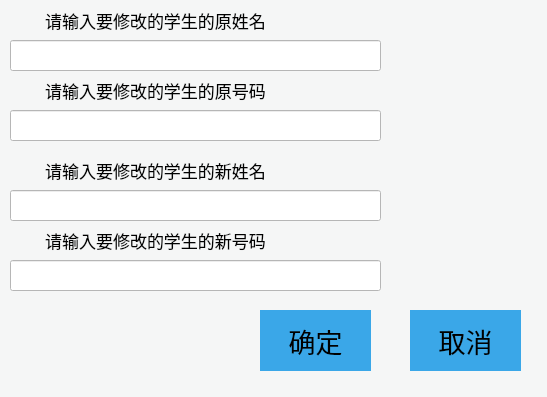
<?xml version="1.0" encoding="UTF-8"?>
<ui version="4.0">
 <class>edit_student</class>
 <widget class="QWidget" name="edit_student">
  <property name="geometry">
   <rect>
    <x>0</x>
    <y>0</y>
    <width>547</width>
    <height>397</height>
   </rect>
  </property>
  <property name="font">
   <font>
    <family>幼圆</family>
    <pointsize>10</pointsize>
   </font>
  </property>
  <property name="windowTitle">
   <string>修改学生</string>
  </property>
  <property name="styleSheet">
   <string notr="true">background-color: rgb(245, 246, 246);</string>
  </property>
  <widget class="QLabel" name="label_1">
   <property name="geometry">
    <rect>
     <x>0</x>
     <y>5</y>
     <width>311</width>
     <height>31</height>
    </rect>
   </property>
   <property name="font">
    <font>
     <family>幼圆</family>
     <pointsize>13</pointsize>
    </font>
   </property>
   <property name="text">
    <string>请输入要修改的学生的原姓名</string>
   </property>
   <property name="alignment">
    <set>Qt::AlignCenter</set>
   </property>
  </widget>
  <widget class="QLineEdit" name="name_input">
   <property name="geometry">
    <rect>
     <x>10</x>
     <y>40</y>
     <width>371</width>
     <height>31</height>
    </rect>
   </property>
   <property name="styleSheet">
    <string notr="true">background-color: rgb(255, 255, 255);</string>
   </property>
  </widget>
  <widget class="QLabel" name="label_2">
   <property name="geometry">
    <rect>
     <x>10</x>
     <y>75</y>
     <width>291</width>
     <height>31</height>
    </rect>
   </property>
   <property name="font">
    <font>
     <family>幼圆</family>
     <pointsize>13</pointsize>
    </font>
   </property>
   <property name="text">
    <string>请输入要修改的学生的原号码</string>
   </property>
   <property name="alignment">
    <set>Qt::AlignCenter</set>
   </property>
  </widget>
  <widget class="QLineEdit" name="number_input">
   <property name="geometry">
    <rect>
     <x>10</x>
     <y>110</y>
     <width>371</width>
     <height>31</height>
    </rect>
   </property>
   <property name="styleSheet">
    <string notr="true">background-color: rgb(255, 255, 255);</string>
   </property>
  </widget>
  <widget class="QPushButton" name="true_button">
   <property name="geometry">
    <rect>
     <x>260</x>
     <y>310</y>
     <width>111</width>
     <height>61</height>
    </rect>
   </property>
   <property name="font">
    <font>
     <family>SimSun</family>
     <pointsize>20</pointsize>
    </font>
   </property>
   <property name="styleSheet">
    <string notr="true">QPushButton
{ 
    border-radius:250px;
	background-color: rgb(58, 167, 232);
}
QPushButton:hover
{
	background-color: rgb(147, 226, 238);
	border-radius: 250px;
	
}</string>
   </property>
   <property name="text">
    <string>确定</string>
   </property>
  </widget>
  <widget class="QPushButton" name="flase_button">
   <property name="geometry">
    <rect>
     <x>410</x>
     <y>310</y>
     <width>111</width>
     <height>61</height>
    </rect>
   </property>
   <property name="font">
    <font>
     <family>SimSun</family>
     <pointsize>20</pointsize>
    </font>
   </property>
   <property name="styleSheet">
    <string notr="true">QPushButton
{ 
    border-radius:250px;
	background-color: rgb(58, 167, 232);
}
QPushButton:hover
{
	background-color: rgb(147, 226, 238);
	border-radius: 250px;
	
}</string>
   </property>
   <property name="text">
    <string>取消</string>
   </property>
  </widget>
  <widget class="QLabel" name="label_3">
   <property name="geometry">
    <rect>
     <x>0</x>
     <y>155</y>
     <width>311</width>
     <height>31</height>
    </rect>
   </property>
   <property name="font">
    <font>
     <family>幼圆</family>
     <pointsize>13</pointsize>
    </font>
   </property>
   <property name="text">
    <string>请输入要修改的学生的新姓名</string>
   </property>
   <property name="alignment">
    <set>Qt::AlignCenter</set>
   </property>
  </widget>
  <widget class="QLabel" name="label_4">
   <property name="geometry">
    <rect>
     <x>0</x>
     <y>225</y>
     <width>311</width>
     <height>31</height>
    </rect>
   </property>
   <property name="font">
    <font>
     <family>幼圆</family>
     <pointsize>13</pointsize>
    </font>
   </property>
   <property name="text">
    <string>请输入要修改的学生的新号码</string>
   </property>
   <property name="alignment">
    <set>Qt::AlignCenter</set>
   </property>
  </widget>
  <widget class="QLineEdit" name="number_input_new">
   <property name="geometry">
    <rect>
     <x>10</x>
     <y>260</y>
     <width>371</width>
     <height>31</height>
    </rect>
   </property>
   <property name="styleSheet">
    <string notr="true">background-color: rgb(255, 255, 255);</string>
   </property>
  </widget>
  <widget class="QLineEdit" name="name_input_new">
   <property name="geometry">
    <rect>
     <x>10</x>
     <y>190</y>
     <width>371</width>
     <height>31</height>
    </rect>
   </property>
   <property name="styleSheet">
    <string notr="true">background-color: rgb(255, 255, 255);</string>
   </property>
  </widget>
 </widget>
 <resources/>
 <connections/>
</ui>
